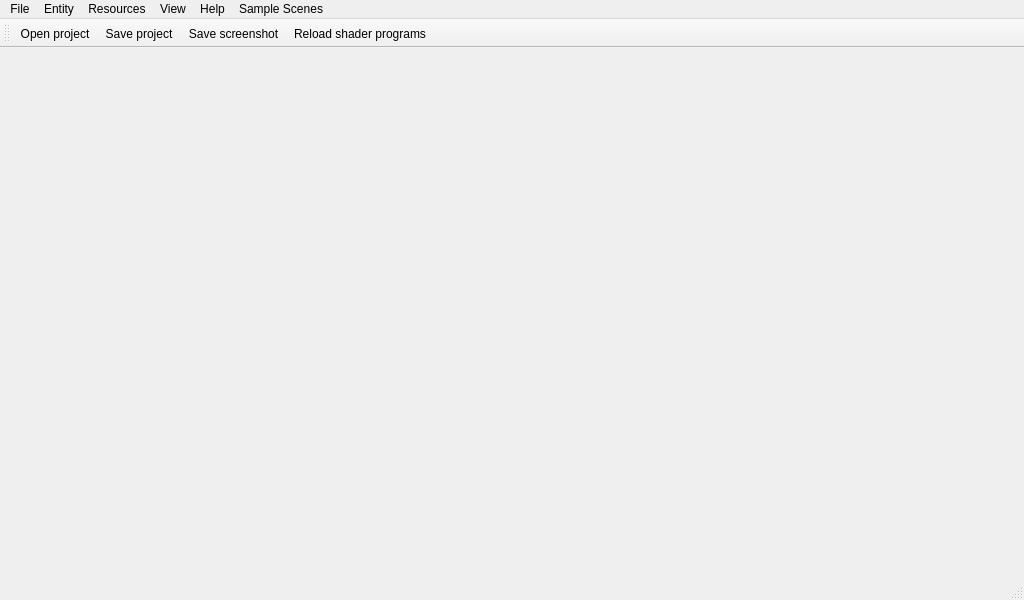
<?xml version="1.0" encoding="UTF-8"?>
<ui version="4.0">
 <class>MainWindow</class>
 <widget class="QMainWindow" name="MainWindow">
  <property name="geometry">
   <rect>
    <x>0</x>
    <y>0</y>
    <width>1024</width>
    <height>600</height>
   </rect>
  </property>
  <property name="minimumSize">
   <size>
    <width>800</width>
    <height>600</height>
   </size>
  </property>
  <property name="windowTitle">
   <string>MainWindow</string>
  </property>
  <property name="dockOptions">
   <set>QMainWindow::AllowTabbedDocks|QMainWindow::AnimatedDocks</set>
  </property>
  <widget class="QWidget" name="centralWidget"/>
  <widget class="QMenuBar" name="menuBar">
   <property name="geometry">
    <rect>
     <x>0</x>
     <y>0</y>
     <width>1024</width>
     <height>20</height>
    </rect>
   </property>
   <widget class="QMenu" name="menuFile">
    <property name="title">
     <string>File</string>
    </property>
    <addaction name="actionOpenProject"/>
    <addaction name="actionSaveProject"/>
    <addaction name="actionCloseProject"/>
    <addaction name="separator"/>
    <addaction name="actionSaveScreenshot"/>
    <addaction name="separator"/>
    <addaction name="actionExit"/>
   </widget>
   <widget class="QMenu" name="menuHelp">
    <property name="title">
     <string>Help</string>
    </property>
    <addaction name="actionAboutOpenGL"/>
   </widget>
   <widget class="QMenu" name="menuView">
    <property name="title">
     <string>View</string>
    </property>
   </widget>
   <widget class="QMenu" name="menuEntity">
    <property name="title">
     <string>Entity</string>
    </property>
    <addaction name="actionAddPlane"/>
    <addaction name="actionAddCube"/>
    <addaction name="actionAddSphere"/>
    <addaction name="separator"/>
    <addaction name="actionImportModel"/>
    <addaction name="separator"/>
    <addaction name="actionAddPointLight"/>
    <addaction name="actionAddDirectionalLight"/>
   </widget>
   <widget class="QMenu" name="menuAssets">
    <property name="title">
     <string>Resources</string>
    </property>
    <addaction name="actionAddMesh"/>
    <addaction name="actionAddMaterial"/>
    <addaction name="actionAddTexture"/>
   </widget>
   <widget class="QMenu" name="menuSample_Scenes">
    <property name="title">
     <string>Sample Scenes</string>
    </property>
    <addaction name="actionScene_1"/>
    <addaction name="actionScene_2"/>
    <addaction name="actionScene_3"/>
   </widget>
   <addaction name="menuFile"/>
   <addaction name="menuEntity"/>
   <addaction name="menuAssets"/>
   <addaction name="menuView"/>
   <addaction name="menuHelp"/>
   <addaction name="menuSample_Scenes"/>
  </widget>
  <widget class="QToolBar" name="toolBar">
   <property name="windowTitle">
    <string>toolBar</string>
   </property>
   <attribute name="toolBarArea">
    <enum>TopToolBarArea</enum>
   </attribute>
   <attribute name="toolBarBreak">
    <bool>false</bool>
   </attribute>
   <addaction name="actionOpenProject"/>
   <addaction name="actionSaveProject"/>
   <addaction name="actionSaveScreenshot"/>
   <addaction name="actionReloadShaderPrograms"/>
  </widget>
  <widget class="QStatusBar" name="statusBar"/>
  <action name="actionOpenProject">
   <property name="icon">
    <iconset>
     <normalon>:/icons/open_file</normalon>
    </iconset>
   </property>
   <property name="text">
    <string>Open project</string>
   </property>
   <property name="shortcut">
    <string>Ctrl+O</string>
   </property>
  </action>
  <action name="actionSaveProject">
   <property name="icon">
    <iconset>
     <normalon>:/icons/save_file</normalon>
    </iconset>
   </property>
   <property name="text">
    <string>Save project</string>
   </property>
   <property name="shortcut">
    <string>Ctrl+S</string>
   </property>
  </action>
  <action name="actionExit">
   <property name="text">
    <string>Exit</string>
   </property>
  </action>
  <action name="actionAboutOpenGL">
   <property name="text">
    <string>About OpenGL</string>
   </property>
  </action>
  <action name="actionSaveScreenshot">
   <property name="icon">
    <iconset resource="../res/resources.qrc">
     <normaloff>:/icons/save_screenshot</normaloff>:/icons/save_screenshot</iconset>
   </property>
   <property name="text">
    <string>Save screenshot</string>
   </property>
  </action>
  <action name="actionAddPlane">
   <property name="text">
    <string>Add plane</string>
   </property>
  </action>
  <action name="actionAddCube">
   <property name="text">
    <string>Add cube</string>
   </property>
  </action>
  <action name="actionAddSphere">
   <property name="text">
    <string>Add sphere</string>
   </property>
  </action>
  <action name="actionAddMesh">
   <property name="text">
    <string>Add mesh</string>
   </property>
  </action>
  <action name="actionAddMaterial">
   <property name="text">
    <string>Add material</string>
   </property>
  </action>
  <action name="actionAddTexture">
   <property name="text">
    <string>Add texture</string>
   </property>
  </action>
  <action name="actionAddPointLight">
   <property name="text">
    <string>Add point light</string>
   </property>
  </action>
  <action name="actionAddDirectionalLight">
   <property name="text">
    <string>Add directional light</string>
   </property>
  </action>
  <action name="actionImportModel">
   <property name="text">
    <string>Import model</string>
   </property>
  </action>
  <action name="actionReloadShaderPrograms">
   <property name="text">
    <string>Reload shader programs</string>
   </property>
  </action>
  <action name="actionAddTerrain">
   <property name="text">
    <string>Add terrain</string>
   </property>
  </action>
  <action name="actionCloseProject">
   <property name="text">
    <string>Close project</string>
   </property>
  </action>
  <action name="actionScene_1">
   <property name="text">
    <string>Scene 1</string>
   </property>
  </action>
  <action name="actionScene_2">
   <property name="text">
    <string>Scene 2</string>
   </property>
  </action>
  <action name="actionScene_3">
   <property name="text">
    <string>Scene 3</string>
   </property>
  </action>
 </widget>
 <layoutdefault spacing="6" margin="11"/>
 <resources>
  <include location="../res/resources.qrc"/>
 </resources>
 <connections/>
</ui>
